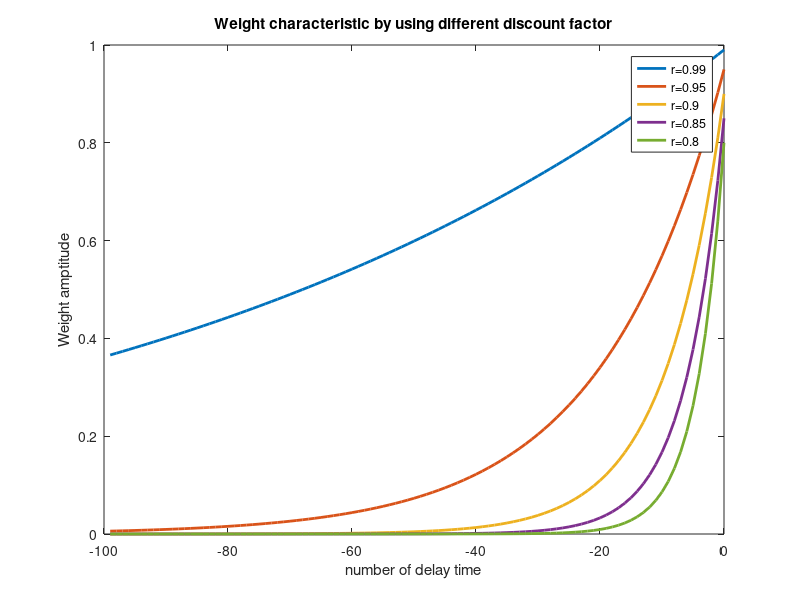

MATLAB code to generate this figure:
clear
length= 100
c1(1:length)=0;
c2(1:length)=0;
c3(1:length)=0;
c4(1:length)=0;
c5(1:length)=0;
c6(1:length)=0;
t= (-length+1:0);

for i= 1:length
    temp=1;
    for j=i:length
        temp=temp*0.99;
    end
    c1(1,i)=temp;
end

for i= 1:length
    temp=1;
    for j=i:length
        temp=temp*0.95;
    end
    c2(1,i)=temp;
end

for i= 1:length
    temp=1;
    for j=i:length
        temp=temp*0.9;
    end
    c3(1,i)=temp;
end

for i= 1:length
    temp=1;
    for j=i:length
        temp=temp*0.85;
    end
    c4(1,i)=temp;
end

for i= 1:length
    temp=1;
    for j=i:length
        temp=temp*0.8;
    end
    c5(1,i)=temp;
end

plot(t,c1(1,:),'LineWidth',2);
hold on
plot(t,c2(1,:),'LineWidth',2);
plot(t,c3(1,:),'LineWidth',2);
plot(t,c4(1,:),'LineWidth',2);
plot(t,c5(1,:),'LineWidth',2);
xlabel('number of delay time'); 
ylabel('Weight amptitude');
title('Weight characteristic by using different discount factor');
legend('r=0.99','r=0.95','r=0.9','r=0.85','r=0.8')